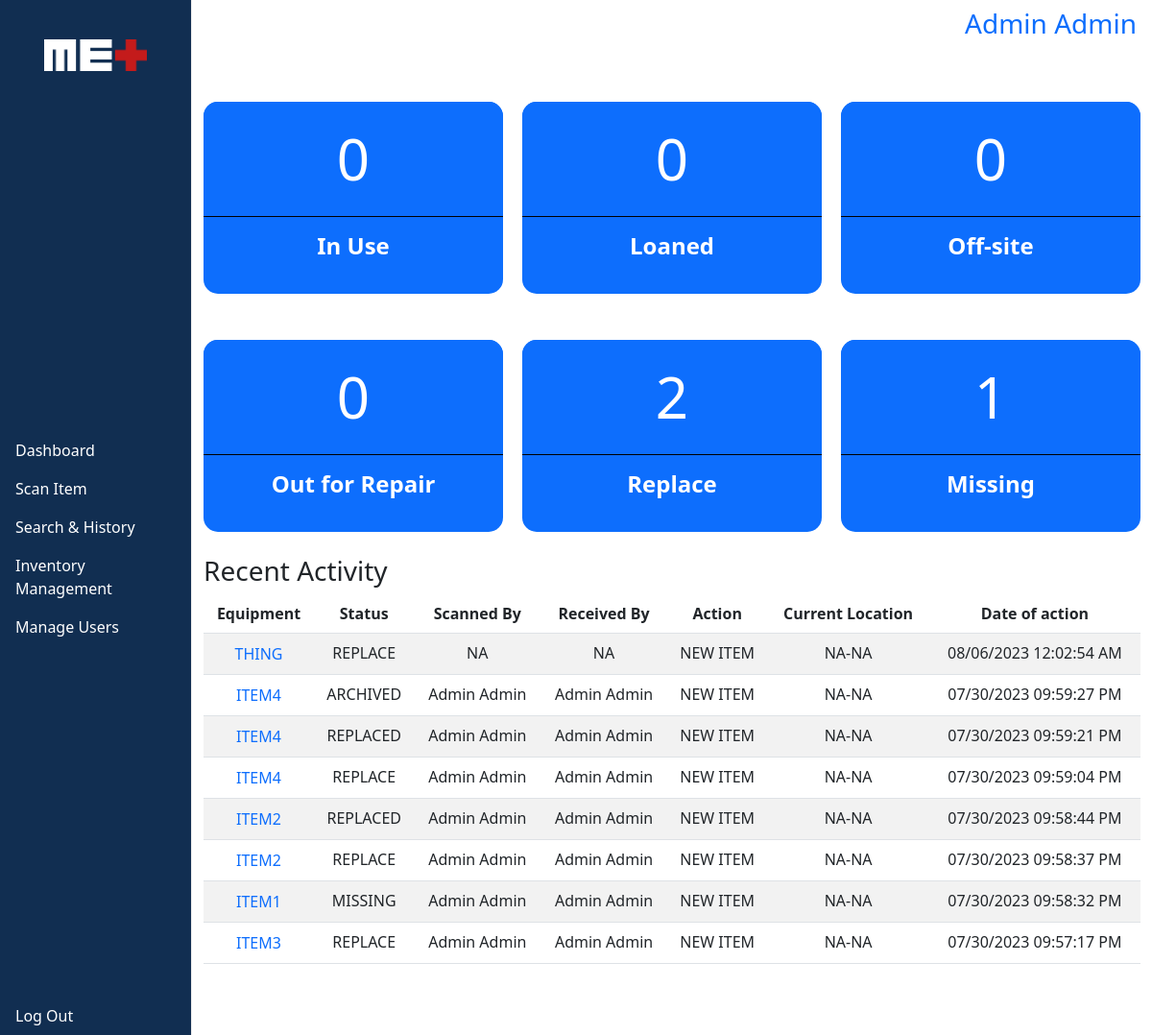
Screenshot of / (signed in) with the database file from the repository.
### tables this page shows
CREATE TABLE inventory (
	id INTEGER NOT NULL,
	equipment TEXT NOT NULL,
	model TEXT NOT NULL,
	serial TEXT NOT NULL,
	ee TEXT NOT NULL,
	assigned_department TEXT NOT NULL,
	assigned_room TEXT NOT NULL,
	qr_code TEXT NOT NULL UNIQUE,
	date_added TEXT NOT NULL,
	added_by INTEGER,
	added_first_name TEXT NOT NULL,
	added_last_name TEXT NOT NULL, 
	repl_date TEXT NOT NULL,
	PRIMARY KEY(id),
	FOREIGN KEY(added_by) REFERENCES users(id) ON DELETE SET NULL
);

CREATE TABLE recent_activity (
	id INTEGER NOT NULL,
	inventory_id INTEGER NOT NULL,
	status TEXT NOT NULL,
	current_department TEXT NOT NULL,
	current_room TEXT NOT NULL,
	employee_id INTEGER,
	scanned_first_name TEXT NOT NULL,
	scanned_last_name TEXT NOT NULL,
	received_first_name TEXT NOT NULL,
	received_last_name TEXT NOT NULL,
	action TEXT NOT NULL,
	date_of_action TEXT NOT NULL,
	off_site_location TEXT NOT NULL DEFAULT "NA",
	point_of_contact TEXT NOT NULL DEFAULT "NA" ,
	phone_number TEXT NOT NULL DEFAULT "NA",
	patient_first_name TEXT NOT NULL DEFAULT "NA",
	patient_last_name TEXT NOT NULL DEFAULT "NA", 
	PRIMARY KEY(id),
	FOREIGN KEY(inventory_id) REFERENCES inventory(id) ON DELETE CASCADE,
	FOREIGN KEY(employee_id) REFERENCES users(id) ON DELETE SET NULL,
	CHECK (action = "CHECKED IN" OR action = "CHECKED OUT" OR action = "NEW ITEM"),
	CHECK (status = "IN USE" OR status = "STORAGE" OR status = "LOANED" OR status = "OFF-SITE" OR status = "OUT FOR REPAIR" OR status = "REPLACE" OR status = "REPLACED" OR status = "MISSING" OR status = "ARCHIVED")
);

### app.py (the view)
@app.route("/", methods=["GET", "POST"])
@login_required(role="ANY")
def index():
    qr = request.form.get("showinfo")
    equipment_info = db.execute("SELECT MAX(recent_activity.id), \
                                        equipment, \
                                        model, \
                                        serial, \
                                        ee, \
                                        (assigned_room || '-' || assigned_department) AS assigned_location, \
                                        date_added, \
                                        (added_first_name || ' ' || added_last_name) AS added_name, \
                                        repl_date, \
                                	    status, \
                                        (current_room || '-' || current_department) AS current_location, \
                                        scanned_first_name, \
                                        (scanned_first_name || ' ' || scanned_last_name) AS scanned_name, \
                                        received_first_name, \
                                        (received_first_name || ' ' || received_last_name) AS received_name, \
                                        action, \
                                        date_of_action, \
                                        off_site_location, \
                                        point_of_contact, \
                                        phone_number, \
                                        (patient_first_name || ' ' || patient_last_name) AS patient_name \
                                   FROM inventory \
                                        JOIN recent_activity ON recent_activity.inventory_id = inventory.id \
                                  WHERE qr_code = ? GROUP BY inventory.id", qr)
    in_use = db.execute("SELECT MAX(recent_activity.id), status FROM inventory JOIN recent_activity ON recent_activity.inventory_id = inventory.id \
                        GROUP BY inventory.id")
    loaned = db.execute("SELECT MAX(recent_activity.id), status FROM inventory JOIN recent_activity ON recent_activity.inventory_id = inventory.id \
                        GROUP BY inventory.id")
    off_site = db.execute("SELECT MAX(recent_activity.id), status FROM inventory JOIN recent_activity ON recent_activity.inventory_id = inventory.id \
                          GROUP BY inventory.id")
    out_for_repair = db.execute("SELECT MAX(recent_activity.id), status FROM inventory JOIN recent_activity ON recent_activity.inventory_id = inventory.id \
                                GROUP BY inventory.id")
    replace = db.execute("SELECT MAX(recent_activity.id), status FROM inventory JOIN recent_activity ON recent_activity.inventory_id = inventory.id \
                         GROUP BY inventory.id")
    missing = db.execute("SELECT MAX(recent_activity.id), status FROM inventory JOIN recent_activity ON recent_activity.inventory_id = inventory.id \
                         GROUP BY inventory.id")
    in_use = [i for i in in_use if (i["status"] == "IN USE")]
    loaned = [i for i in loaned if (i["status"] == "LOANED")]
    off_site = [i for i in off_site if (i["status"] == "OFF-SITE")]
    out_for_repair = [i for i in out_for_repair if (i["status"] == "OUT FOR REPAIR")]
    replace = [i for i in replace if (i["status"] == "REPLACE")]
    missing = [i for i in missing if (i["status"] == "MISSING")]
    in_use = len(in_use)
    loaned = len(loaned)
    off_site = len(off_site)
    out_for_repair = len(out_for_repair)
    replace = len(replace)
    missing = len(missing)
    recents = db.execute("SELECT equipment, \
                                 qr_code, \
                                 status, \
                                 (current_room || '-' || current_department) AS current_location, \
                                 scanned_first_name, \
                                 (scanned_first_name || ' ' || scanned_last_name) AS scanned_name, \
                                 received_first_name, \
                                 (received_first_name || ' ' || received_last_name) AS received_name, \
                                 action, \
                                 date_of_action, \
                                 off_site_location, \
                                 point_of_contact, \
                                 phone_number, \
                                 patient_first_name, \
                                 (patient_first_name || ' ' || patient_last_name) AS patient_name \
                            FROM recent_activity \
                                 JOIN inventory ON inventory.id = recent_activity.inventory_id \
                           ORDER BY recent_activity.id DESC \
                           LIMIT 100")
    if request.method == "POST":
        showinfo = {"equipment_name": equipment_info[0]["equipment"],
                    "model": equipment_info[0]["model"],
                    "serial": equipment_info[0]["serial"],
                    "ee": equipment_info[0]["ee"],
                    "assigned_location": equipment_info[0]["assigned_location"],
                    "current_location": equipment_info[0]["current_location"],
                    "status": equipment_info[0]["status"],
                    "scanned_first_name": equipment_info[0]["scanned_first_name"],
                    "scanned_name": equipment_info[0]["scanned_name"],
                    "received_first_name": equipment_info[0]["received_first_name"],
                    "received_name": equipment_info[0]["received_name"],
                    "action": equipment_info[0]["action"],
                    "date_of_action": equipment_info[0]["date_of_action"],
                    "off_site_location": equipment_info[0]["off_site_location"],
                    "point_of_contact": equipment_info[0]["point_of_contact"],
                    "phone_number": equipment_info[0]["phone_number"],
                    "patient_name": equipment_info[0]["patient_name"],
                    "date_added": equipment_info[0]["date_added"],
                    "added_name": equipment_info[0]["added_name"],
                    "repl_date": equipment_info[0]["repl_date"]}
        return jsonify(showinfo)
    else:
        recents = [i for i in recents if (i["action"] != "NEW ITEM" or (i["action"] == "NEW ITEM" and i["status"] != "IN USE"))]
        return render_template("index.html", recents=recents, in_use=in_use, loaned=loaned, off_site=off_site, out_for_repair=out_for_repair,
                           replace=replace, missing=missing)

### app.py (called while the page is built)
@app.after_request
def after_request(response):
    response.headers["Cache-Control"] = "no-cache, no-store, must-revalidate"
    response.headers["Expires"] = 0
    response.headers["Pragma"] = "no-cache"
    return response

@app.context_processor
def inject_menu():
    menu = {"dashboard": "Dashboard", "action": "Scan Item", "search": "Search & History", "inventory": "Inventory", "inventory_Management": "Inventory Management",
            "manage_Users": "Manage Users"}
    return dict(menu=menu)

### helpers.py (called while the page is built)
def login_required(role="ANY"):
    def wrapper(f):
        @wraps(f)
        def decorated_view(*args, **kwargs):
            if session.get("user_id") is None:
               return redirect("/login")
            urole = session.get("user_role")
            if (((urole != role) and (role != "ANY")) and ((urole == "User") and (role == "ANY ADMIN"))):
                return redirect("/login")
            return f(*args, **kwargs)
        return decorated_view
    return wrapper

### templates/index.html (shortened to what this page needs)
{% extends "layout.html" %}
{% block main %}
    <div class="statusgrid">
    {% if session.user_role == "Super Administrator" or session.user_role == "Dept Administrator" or session.user_role == "Administrator"%}
        <form action="/admin_inventory" method="get">
    {% elif session.user_role == "User" %}
        <form action="/inventory" method="get">
    {% endif %}
            <button type="submit" name="sf" value="IN USE" class="status-summary">
                <div class="statusbutton">
                    <div class="statuscount"><h1>{{ in_use }}</h1></div>
                    <h4 class="producttext">In Use</h4>
                </div>
            </button>
        </form>
    {% if session.user_role == "Super Administrator" or session.user_role == "Dept Administrator" or session.user_role == "Administrator"%}
        <form action="/admin_inventory" method="get">
    {% elif session.user_role == "User" %}
        <form action="/inventory" method="get">
    {% endif %}
        <button type="submit" name="sf" value="LOANED" class="status-summary">
            <div class="statusbutton">
                <div class="statuscount"><h1>{{ loaned }}</h1></div>
                <h4 class="producttext">Loaned</h4>
            </div>
        </button>
        </form>
        <form action="/off-site" method="get">
            <button type="submit" name="sf" value="OFF-SITE" class="status-summary">
                <div class="statusbutton">
                    <div class="statuscount"><h1>{{ off_site }}</h1></div>
                    <h4 class="producttext">Off-site</h4>
                </div>
            </button>
        </form>
    {% if session.user_role == "Super Administrator" or session.user_role == "Dept Administrator" or session.user_role == "Administrator"%}
        <form action="/admin_inventory" method="get">
    {% elif session.user_role == "User" %}
        <form action="/inventory" method="get">
    {% endif %}
            <button type="submit" name="sf" value="OUT FOR REPAIR" class="status-summary">
                <div class="statusbutton">
                    <div class="statuscount"><h1>{{ out_for_repair }}</h1></div>
                    <h4 class="producttext">Out for Repair</h4>
                </div>
            </button>
        </form>
        <form action="/replace" method="get">
            <button type="submit" name="sf" value="REPLACE" class="status-summary">
                <div class="statusbutton">
                    <div class="statuscount"><h1>{{ replace }}</h1></div>
                    <h4 class="producttext">Replace</h4>
                </div>
            </button>
        </form>
        <form action="/missing" method="get">
            <button type="submit" name="sf" value="MISSING" class="status-summary">
                <div class="statusbutton">
                    <div class="statuscount"><h1>{{ missing }}</h1></div>
                    <h4 class="producttext">Missing</h4>
                </div>
            </button>
        </form>
    </div>
    <br>
    <h3>Recent Activity</h3>
    {% if not recents %}
        <h3>No data available.</h3>
    {% else %}
        <div class="tboundary">
            <table class="table table-striped">
                <thead>
                    <tr>
                        <th class="text-center">Equipment</th>
                        <th class="text-center">Status</th>
                        <th class="text-center">Scanned By</th>
                        <th class="text-center">Received By</th>
                        <th class="text-center">Action</th>
                        <th class="text-center">Current Location</th>
                        <th class="text-center">Date of action</th>
                    </tr>
                </thead>
                <tbody  id="tables" class="click_for_info">
                    {% if not recents %}
                    {% else %}
                        {% for i in range(recents | length) %}
                        <tr>
                            <td class="text-center"><button type="button" name="showinfo" value="{{ recents[i]['qr_code'] }}">{{ recents[i]["equipment"] }}</button></td>
                            <td class="text-center">{{ recents[i]["status"] }}</td>
                            {% if recents[i]["scanned_first_name"] == "NA" %}
                                <td class="text-center">{{ recents[i]["scanned_first_name"] }}</td>
                            {% else %}
                                <td class="text-center">{{ recents[i]["scanned_name"] }}</td>
                            {% endif %}
                            {% if recents[i]["received_first_name"] == "NA" %}
                                <td class="text-center">{{ recents[i]["received_first_name"] }}</td>
                            {% else %}
                                <td class="text-center">{{ recents[i]["received_name"] }}</td>
                            {% endif %}
                            <td class="text-center">{{ recents[i]["action"] }}</td>
                            {% if recents[i]["off_site_location"] == "NA" %}
                                <td class="text-center">{{ recents[i]["current_location"] }}</td>
                            {% else %}
                                <td class="text-center">{{ recents[i]["off_site_location"] }}</td>
                            {% endif %}
                            <td class="text-center">{{ recents[i]["date_of_action"] }}</td>
                        </tr>
                        {% endfor %}
                    {% endif %}
                </tbody>
            </table>
        </div>
    {% endif %}
{% endblock %}

### static/styles.css (style rules this page uses)
html, body { overflow: hidden; height: 100%; }
main div.tboundary, .mtboundary { overflow: auto; max-height: 766px; clear: both; margin-bottom: 10px; }
table { white-space: nowrap; }
thead { position: sticky; top: 0; background-color: white; }
.statusgrid { display: grid; grid-template-columns: repeat(auto-fill,minmax(min(199px,100%),1fr)); -moz-column-gap: 20px; grid-column-gap: 20px; column-gap: 20px; grid-row-gap: 3rem; row-gap: 3rem; }
@media screen and (max-width: 1517px) { .statusgrid { display: grid; grid-template-columns: repeat(auto-fill,minmax(min(309px,100%),1fr)); -moz-column-gap: 20px; grid-column-gap: 20px; column-gap: 20px; grid-row-gap: 3rem; row-gap: 3rem; } }
.statusgrid button { background-color: transparent; border-style: none; padding: 0; }
.statusbutton { display: flex; flex-direction: column; row-gap: 1rem; background-color: #0d6efd; width: 100%; height: 200px; border-radius: 15px; }
.statuscount { background-color: #0d6efd; color: white; height: 60%; position: relative; border-radius: 15px 15px 0px 0px; border-bottom: 1px solid black; display: flex; justify-content: center; align-items: center; }
.statuscount h1 { margin: 0%; font-size: 60px; }
.statusgrid button .statusbutton h4 { margin-bottom: 0.5rem; font-weight: bold; color: white; }
tbody.click_for_info tr td button, #change-password-button { background-color: transparent; border: none; color: #0d6efd; }
.status-summary { width: 100%; }
thead { z-index: 1; }

### rows the page displays
inventory: equipment "THING"
recent_activity: status "REPLACE", scanned_first_name "NA", received_first_name "NA", action "NEW ITEM", date_of_action "08/06/2023 12:02:54 AM"
inventory: equipment "ITEM4" "ITEM4" "ITEM4"
recent_activity: status "ARCHIVED", action "NEW ITEM", date_of_action "07/30/2023 09:59:27 PM"
recent_activity: status "REPLACED", action "NEW ITEM", date_of_action "07/30/2023 09:59:21 PM"
recent_activity: status "REPLACE", action "NEW ITEM", date_of_action "07/30/2023 09:59:04 PM"
inventory: equipment "ITEM2" "ITEM2"
recent_activity: status "REPLACED", action "NEW ITEM", date_of_action "07/30/2023 09:58:44 PM"
recent_activity: status "REPLACE", action "NEW ITEM", date_of_action "07/30/2023 09:58:37 PM"
inventory: equipment "ITEM1"
recent_activity: status "MISSING", action "NEW ITEM", date_of_action "07/30/2023 09:58:32 PM"
inventory: equipment "ITEM3"
recent_activity: status "REPLACE", action "NEW ITEM", date_of_action "07/30/2023 09:57:17 PM"

### other values shown
{{ menu.dashboard }} "Dashboard"
{{ menu.action }} "Scan Item"
{{ menu.search }} "Search & History"
{{ session.first_name }} "Admin"
{{ session.last_name }} "Admin"
{{ in_use }} "0"
{{ loaned }} "0"
{{ off_site }} "0"
{{ out_for_repair }} "0"
{{ replace }} "2"
{{ missing }} "1"
{{ recents[i]["current_location"] }} "NA-NA" "NA-NA" "NA-NA" "NA-NA" "NA-NA" "NA-NA" "NA-NA" "NA-NA"
{{ recents[i]["scanned_name"] }} "Admin Admin" "Admin Admin" "Admin Admin" "Admin Admin" "Admin Admin" "Admin Admin" "Admin Admin"
{{ recents[i]["received_name"] }} "Admin Admin" "Admin Admin" "Admin Admin" "Admin Admin" "Admin Admin" "Admin Admin" "Admin Admin"
